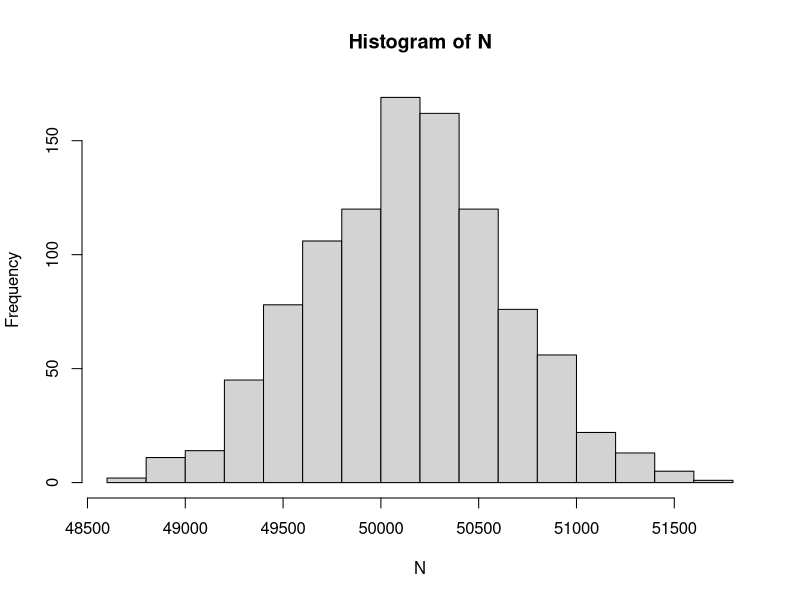

Write the R code that produced this figure.
### R program that simulates Groups Testing.  Example C, pp 128-129.

n = 100000		# samples
m = 10000		# groups
k = n/m		# samples in each group Note: n = m*k

Pi = 0.05		# prevalence P(D)
Eta = 1		# sensativity P(+|D)
Theta = 1		# specificity P(-|D^c)

p = 1 - ( Eta*Pi + (1-Theta)*(1-Pi) )	# probability a sample tests negative

# See the distribution of N, the count of the number of postive tests

B = 1000
N = numeric(B)			# vector of the number of postive tests

for(j in 1:B){

for (i in 1:m){
	# test m groups
	if(rbinom(1,1,p^k) == 1){ 
		# group is negative, with probability p^k, and only one test needs to be performed
		N[j] <- N[j] + 1
	}
	else{
		# group is postive, so one test is done and k more need to be performed
		N[j] <- N[j] + k + 1
	}
}

}

# the simlates value for N
mean(N)
sd(N)
hist(N)

# the theoretical expected value for N
ev.N <- n*(1 + (1/k) - (p^k))
ev.N
